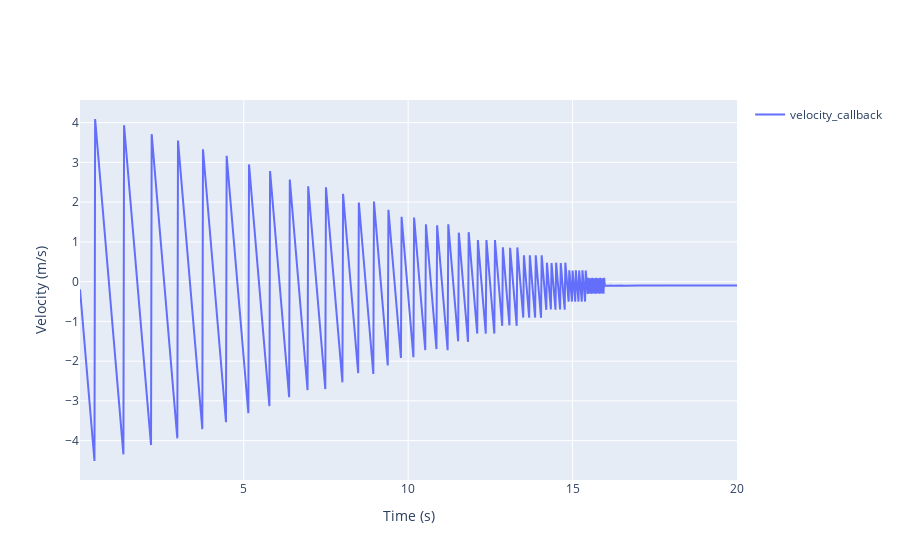
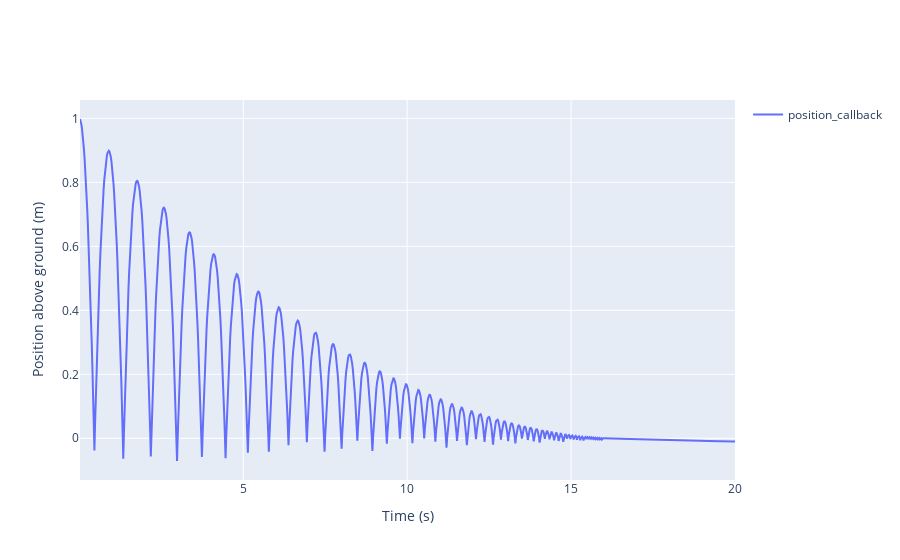

Notebook source saved alongside these figures, in order:
### Markdown cell above
With the code in place, we can plot the solution by accessing the `Model` object `historian`, which contains a log of all variables in a `Pandas` dataframe. The `Simulation` object, `sim1` contains the `model` object and the time logged variables are accessible through `sim1.model.historian`. Accessing, and plotting the data is up to the user, but the supplied `Collection` and `Plotfig` classes can be used as is.

### Code cell
collection = Collection()
collection.alias(sim1.model.historian, y={'velocity_callback': 'S1.ball.t1.v', 'position_callback': 'S1.ball.t1.x'})
f=Plotfig()
f.add(collection.res, y=['velocity_callback'], xlabel='Time (s)', ylabel='Velocity (m/s)')
f.add(collection.res, y=['position_callback'], xlabel='Time (s)', ylabel='Position above ground (m)')
f.show()

### Figure 1 — Plotly figure (JSON) as saved in the notebook; plotly's stock layout.template omitted (floating-point values rounded to 4 significant figures; data arrays with more than 128 entries replaced by an {"elided": "..."} marker saying what was removed)
{"data": [{"mode": "lines", "name": "velocity_callback", "type": "scatter", "uid": "520fa307-6ecc-402b-8dd9-c3ddd0cf4787", "x": {"elided": "1000 float values"}, "y": {"elided": "1000 float values"}}], "layout": {"showlegend": true, "xaxis": {"autorange": true, "range": [null, null], "showgrid": true, "showline": false, "showticklabels": true, "title": {"text": "Time (s)"}, "zeroline": false}, "yaxis": {"autorange": true, "range": [null, null], "showgrid": true, "showline": false, "showticklabels": true, "title": {"text": "Velocity (m/s)"}, "zeroline": false}}}

### Figure 2 — Plotly figure (JSON) as saved in the notebook; plotly's stock layout.template omitted (floating-point values rounded to 4 significant figures; data arrays with more than 128 entries replaced by an {"elided": "..."} marker saying what was removed)
{"data": [{"mode": "lines", "name": "position_callback", "type": "scatter", "uid": "cadb1442-44fe-4e1e-b801-89a610447f81", "x": {"elided": "1000 float values"}, "y": {"elided": "1000 float values"}}], "layout": {"showlegend": true, "xaxis": {"autorange": true, "range": [null, null], "showgrid": true, "showline": false, "showticklabels": true, "title": {"text": "Time (s)"}, "zeroline": false}, "yaxis": {"autorange": true, "range": [null, null], "showgrid": true, "showline": false, "showticklabels": true, "title": {"text": "Position above ground (m)"}, "zeroline": false}}}
